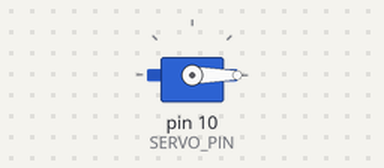
A sketch run on a simulated Arduino Uno, built with avr-gcc and run on an emulated ATmega328P. On the bench: servo.

Above: at 0.05 s.
At 3.05 s:
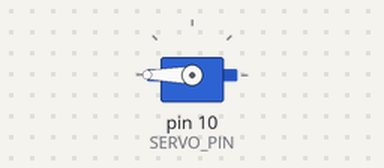
At 6.0 s:
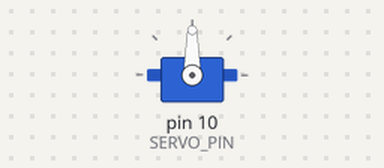
Timing chart, 0 to 7.8 s (numbered marks = the images above):
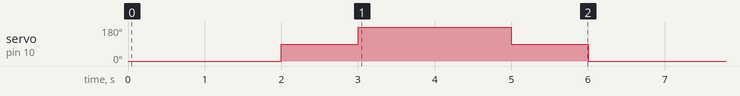

Measured:
- by itself, servo on pin 10 (SERVO_PIN): repeats every 6.0 s: 180° 2.0 s, 90° 1.0 s, 0° 2.0 s, 90° 1.0 s

The sketch:

13-servo-spin.ino
```cpp
#include <Servo.h>

const int SERVO_PIN = 10;
Servo motor;

void setup() {
  motor.attach(SERVO_PIN);
}

void loop() {
  motor.write(0);
  delay(2000);
  motor.write(90);
  delay(1000);
  motor.write(180);
  delay(2000);
  motor.write(90);
  delay(1000);
}
```
